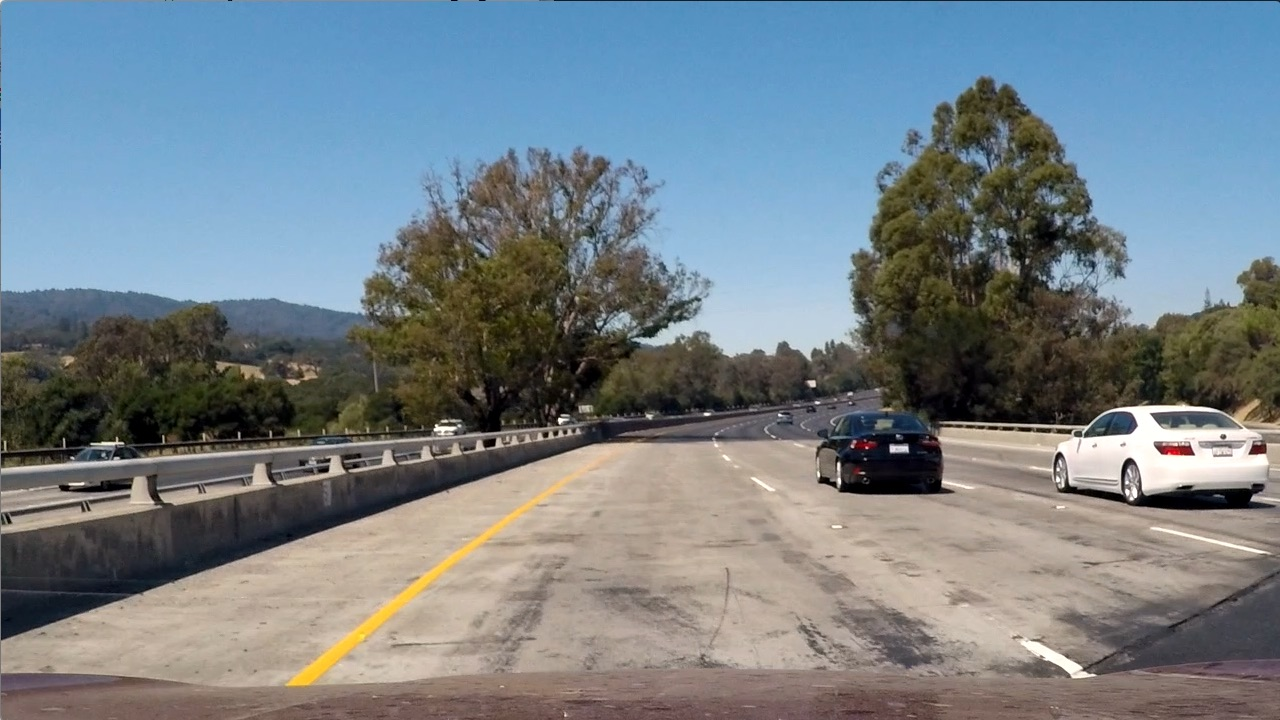
#> input picture advanced_lane_finder/data/test_images/test1.jpg, 1280 x 720 px, found by its file name
$ python test_gradient.py   (older library calls are emulated)
#> lines starting #> are read from the running program, lines starting #| are printed output that depends on the picture; after the words box and inside, x2 and y2 are one past the last pixel; in counts of white or black regions, pixels touching at a corner belong together
#> further down, img is the input picture: shape (720, 1280, 3); mean R, G, B 117.5, 128.7, 135.5
### advanced_lane_finder/core/color.py
import cv2
import numpy as np


class Color:
    def __init__(self, img):
        self.s_ = cv2.cvtColor(img, cv2.COLOR_RGB2HLS)[:, :, 2]
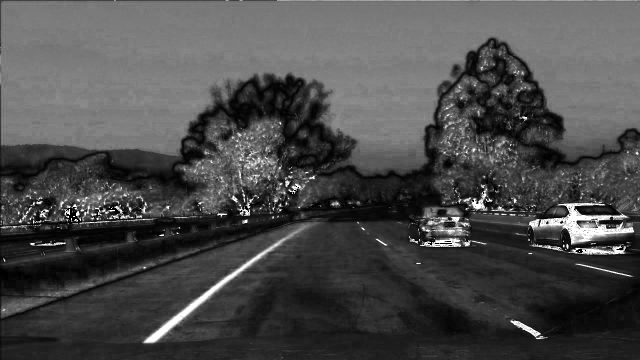
#> self.s_: shape (720, 1280) (shown at 1/2 size); min 0, max 255, mean 74.4

    def Filter(self, threshold=(0, 255)):
        output = np.zeros_like(self.s_)
        output[(self.s_ > threshold[0]) & (self.s_ < threshold[1])] = 1
        return output

### advanced_lane_finder/core/gradient.py
import cv2
import numpy as np


class Gradient:
    def __init__(self, kernel_size=3):
        self.kernel_size_ = kernel_size
        self.x_ = []
        self.y_ = []

    def CalculateGradient(self, img):
        gray = cv2.cvtColor(img, cv2.COLOR_RGB2GRAY)
        self.x_ = cv2.Sobel(gray, cv2.CV_64F, 1, 0, ksize=self.kernel_size_)
        self.y_ = cv2.Sobel(gray, cv2.CV_64F, 0, 1, ksize=self.kernel_size_)
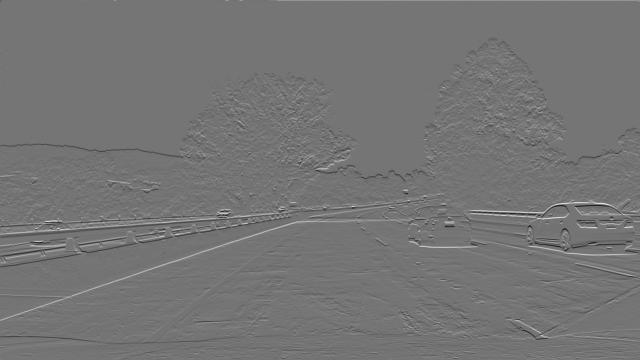
#> self.y_: shape (720, 1280) float64 (shown at 1/2 size); min -799, max 941, mean -0.1; drawn with min black and max white

    def Scale(self, img, peak=255):
#> called with peak = 255
        return np.uint8(peak * img / np.max(img))

    def AbsoluteThreshold(self, thresh=(0, 255)):
        absolute = (np.absolute(self.x_), np.absolute(self.y_))
        scaled_abs = (self.Scale(absolute[0]), self.Scale(absolute[1]))
        output = np.zeros_like(scaled_abs)
        output[0, (scaled_abs[0] > thresh[0]) & (scaled_abs[0] < thresh[1])] = 1
        output[1, (scaled_abs[1] > thresh[0]) & (scaled_abs[1] < thresh[1])] = 1
        return output

    def MagnitudeThreshold(self, thresh=(0, 255)):
#> called with thresh = (30, 100)
        magnitude = np.sqrt(self.x_ ** 2 + self.y_ ** 2)
        scaled_mag = self.Scale(magnitude)
        output = np.zeros_like(scaled_mag)
        output[(scaled_mag > thresh[0]) & (scaled_mag < thresh[1])] = 1
        return output

    def DirectionThreshold(self, thresh=(0, np.pi / 2)):
#> called with thresh = (0.7, 1.3)
        absolute = (np.absolute(self.x_), np.absolute(self.y_))
        atan_abs_sob_gra = np.arctan2(absolute[1], absolute[0])
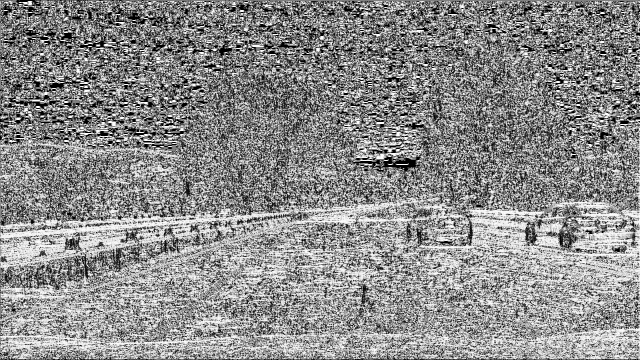
#> atan_abs_sob_gra: shape (720, 1280) float64 (shown at 1/2 size); min 0, max 1.57, mean 0.863; drawn with min black and max white
        output = np.zeros_like(self.x_)
        output[(atan_abs_sob_gra > thresh[0]) & (atan_abs_sob_gra < thresh[1])] = 1
        return output

### advanced_lane_finder/prototypes/test_gradient.py
import matplotlib.pyplot as plt
import numpy as np

from advanced_lane_finder.core.gradient import Gradient
from advanced_lane_finder.core.color import Color

gradient = Gradient(3)
img = plt.imread("advanced_lane_finder/data/test_images/test1.jpg")
color = Color(img)
gradient.CalculateGradient(img)

abs_threshold = gradient.AbsoluteThreshold((20, 100))

mag_threshold = gradient.MagnitudeThreshold((30, 100))

dir_threshold = gradient.DirectionThreshold((0.7, 1.3))

filtered = color.Filter((170, 255))
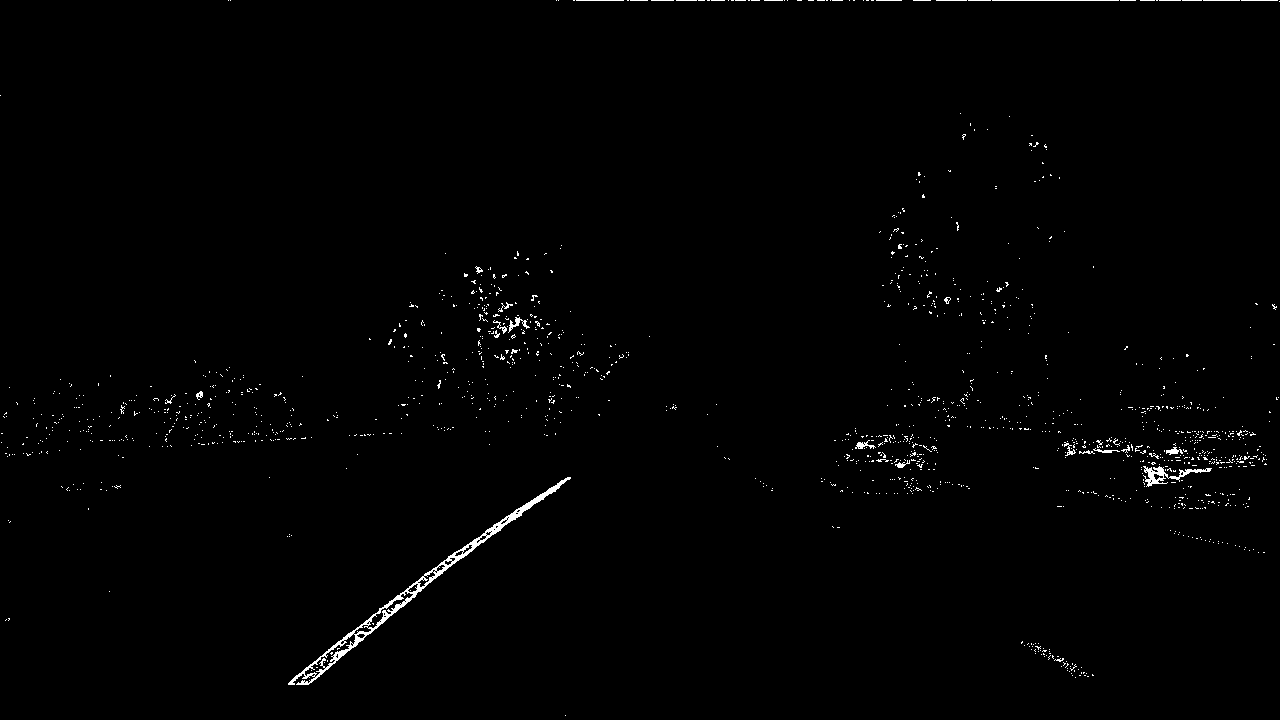
#> filtered: shape (720, 1280); values 0 (black) and 1 (white), 0.82% white in thin lines or dots

combined = np.zeros_like(dir_threshold)
combined[
    ((abs_threshold[0] == 1) | (abs_threshold[1] == 1) | (mag_threshold == 1) | (dir_threshold == 1)) & (filtered == 1)
] = 1

f, (ax1, ax2) = plt.subplots(2, 2, figsize=(24, 9))
f.tight_layout()
ax1[0].imshow(abs_threshold[1], cmap="gray")
ax1[0].set_title("Abs. Gra. Thr.", fontsize=20)
ax1[1].imshow(filtered, cmap="gray")
ax1[1].set_title("Color Thr.", fontsize=20)
ax2[0].imshow(dir_threshold, cmap="gray")
ax2[0].set_title("Dir. Gra. Thr.", fontsize=20)
ax2[1].imshow(combined, cmap="gray")
ax2[1].set_title("Combined", fontsize=20)
plt.subplots_adjust(left=0.0, right=1, top=0.9, bottom=0.0)
plt.show()
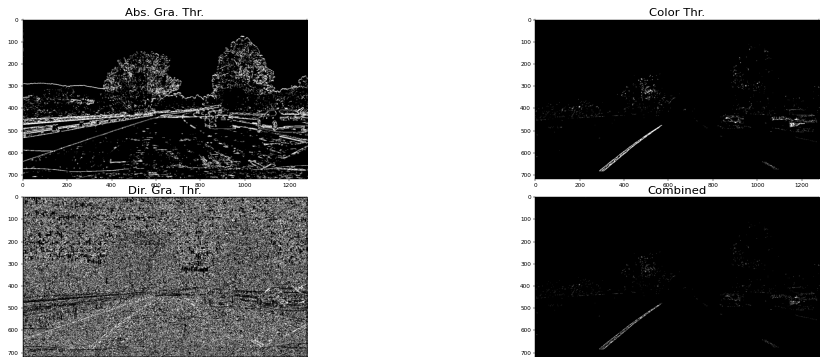
#> figure drawn by matplotlib, 4 panels

$ run again, with advanced_lane_finder/data/test_images/test2.jpg copied over advanced_lane_finder/data/test_images/test1.jpg
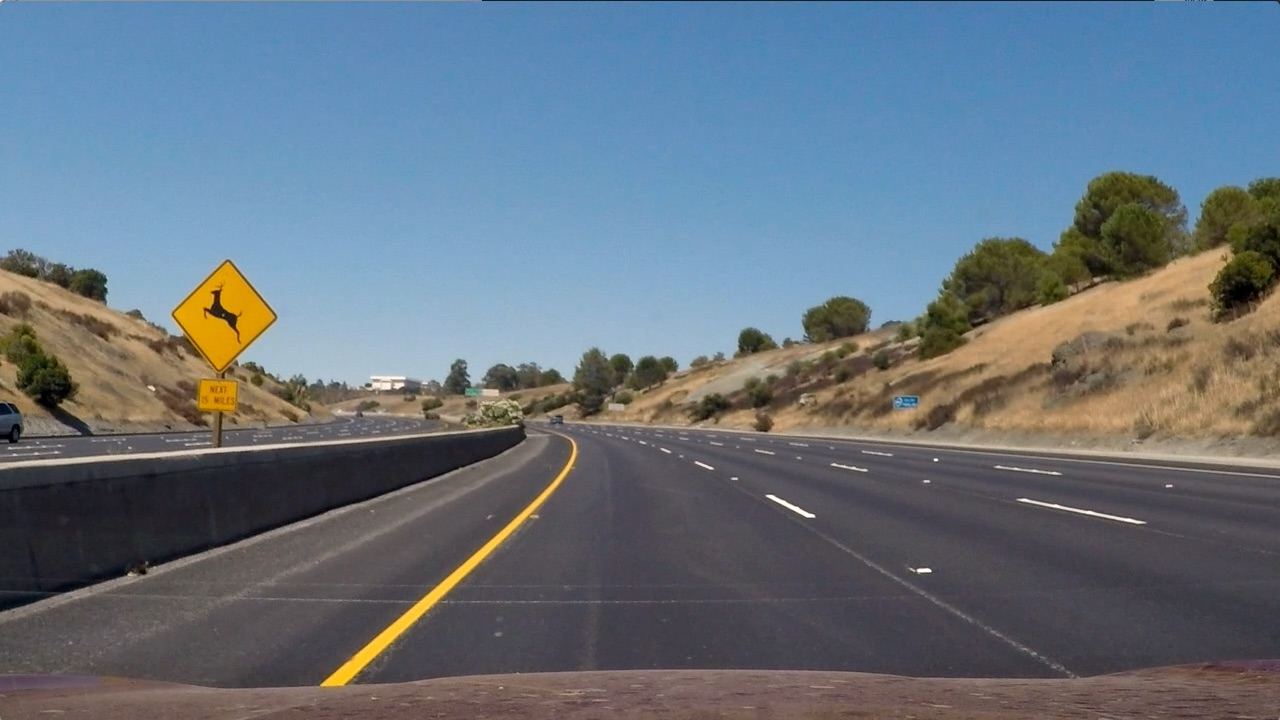
#> input picture advanced_lane_finder/data/test_images/test2.jpg, 1280 x 720 px, found by its file name
#> img is the input picture: shape (720, 1280, 3); mean R, G, B 102.8, 114.6, 125.5
#> `filtered = color.Filter((170, 255))`:
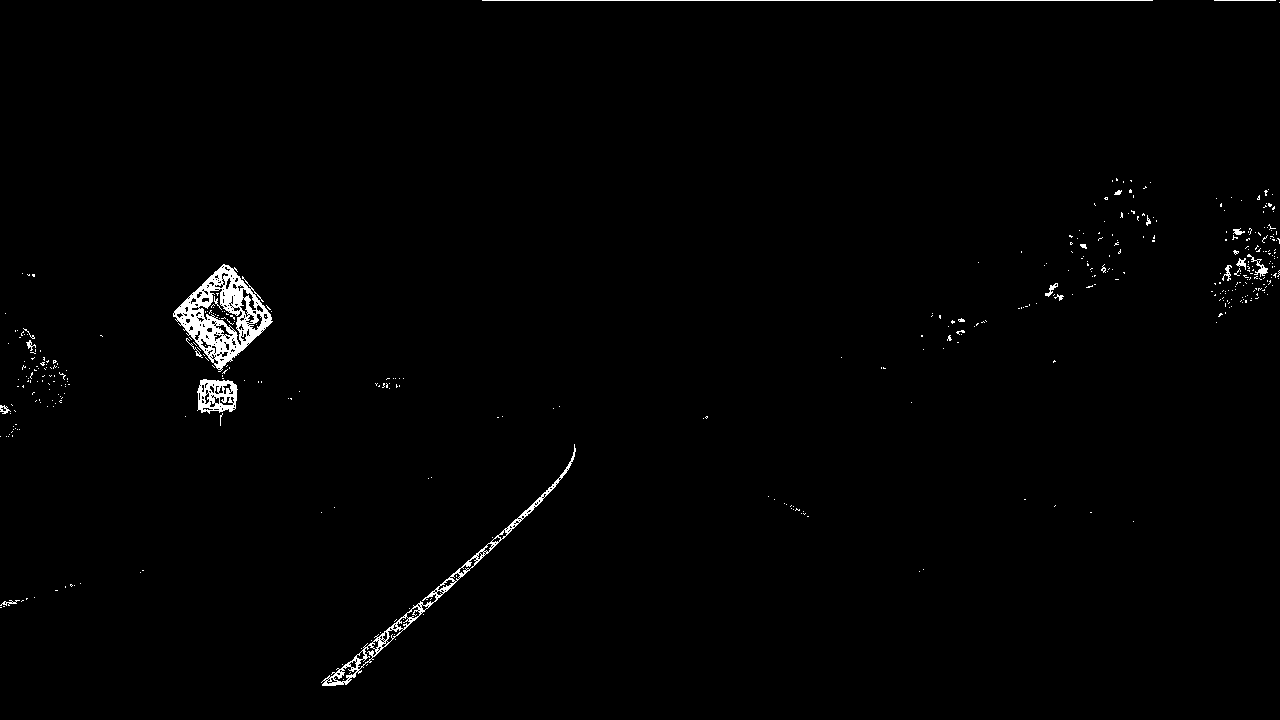
#> filtered: shape (720, 1280); values 0 (black) and 1 (white), 1% white; 429 white regions (407 under 20 px), largest, box (x1, y1, x2, y2) and area: (173, 264, 273, 372) 4055, (321, 444, 576, 686) 1856, (197, 379, 238, 414) 878
#> `plt.show()`:
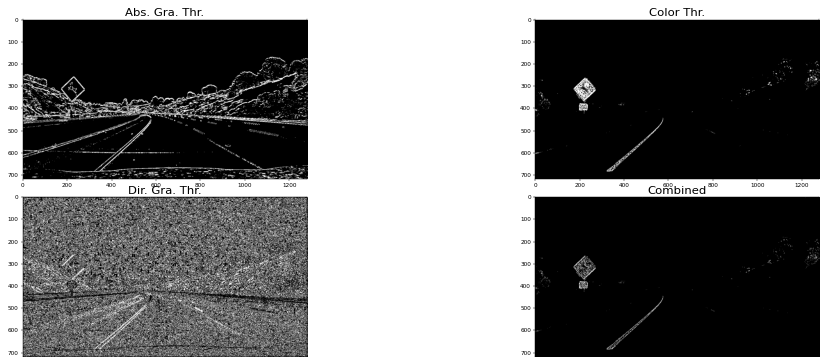
#> figure drawn by matplotlib, 4 panels

$ run again, with advanced_lane_finder/data/test_images/test3.jpg copied over advanced_lane_finder/data/test_images/test1.jpg
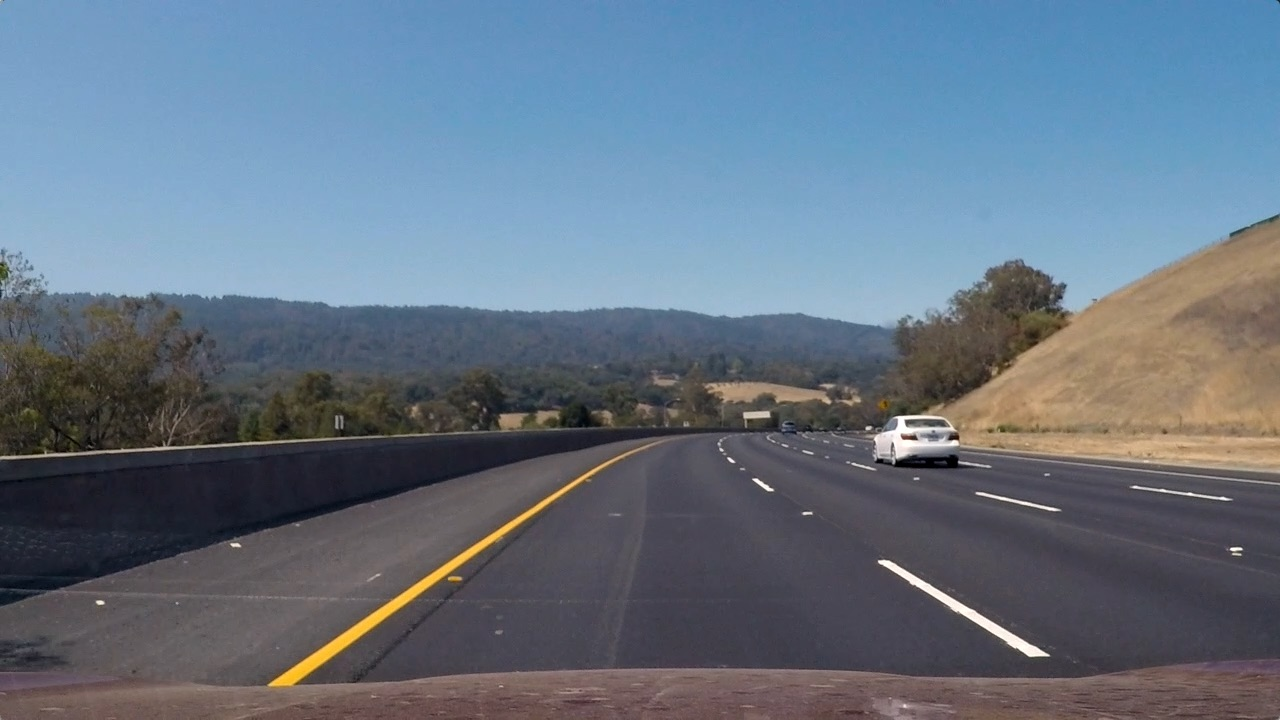
#> input picture advanced_lane_finder/data/test_images/test3.jpg, 1280 x 720 px, found by its file name
#> img is the input picture: shape (720, 1280, 3); mean R, G, B 101.1, 115.3, 130.7
#> `filtered = color.Filter((170, 255))`:
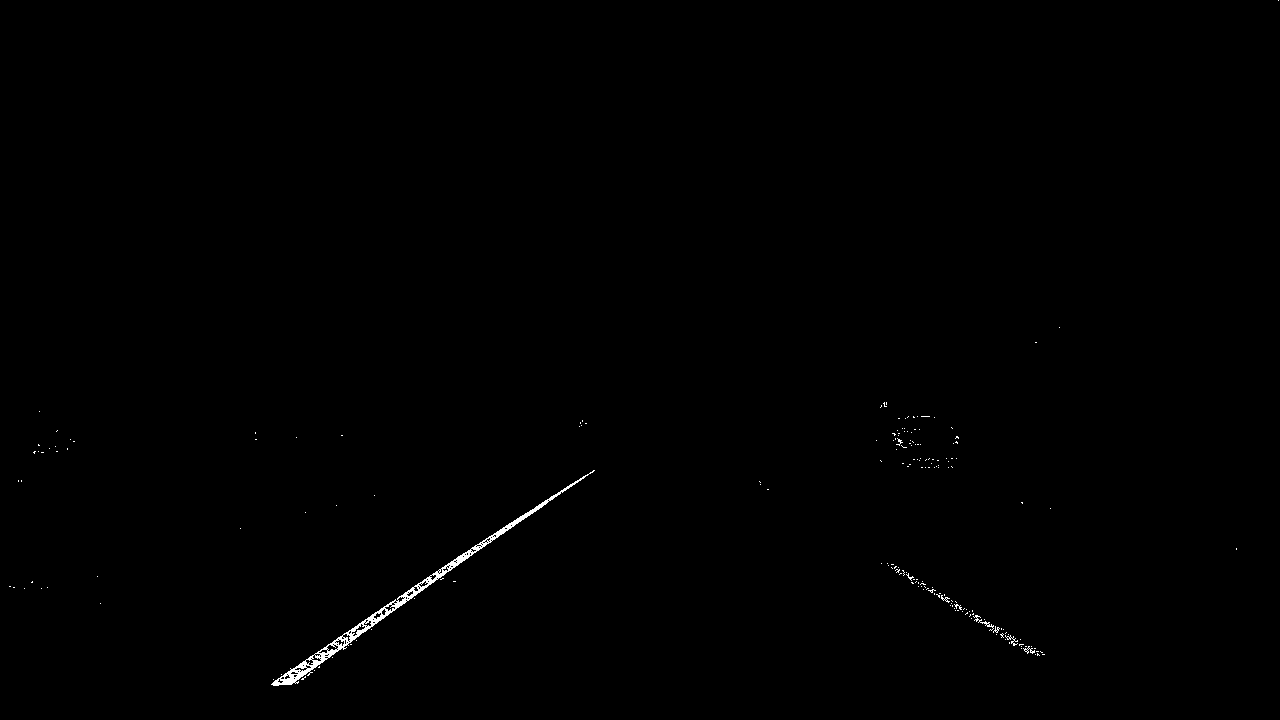
#> filtered: shape (720, 1280); values 0 (black) and 1 (white), 0.32% white in thin lines or dots
#> `plt.show()`:
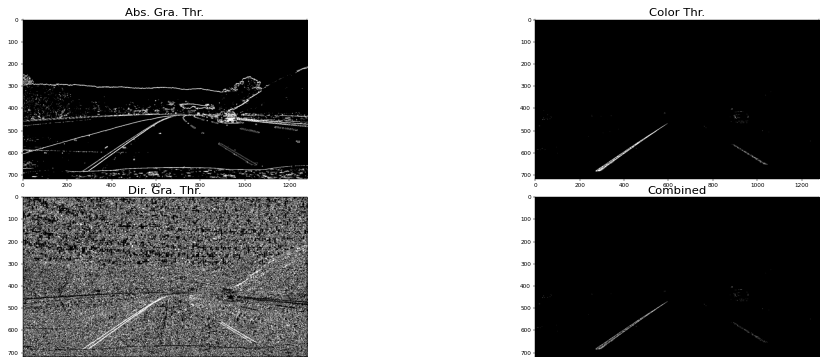
#> figure drawn by matplotlib, 4 panels
